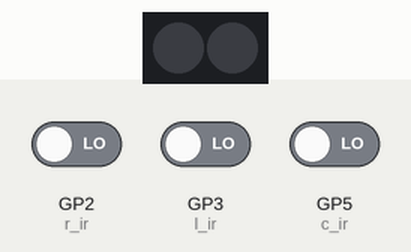
This program was run on a simulated Raspberry Pi Pico running MicroPython. Shown: 2 RGB LEDs in strip order, left to right. The test bench sets the inputs (shaded band); at power-on: GP2 (r_ir) LOW, GP5 (c_ir) LOW, GP3 (l_ir) LOW. Dim RGB values are drawn brighter than linear; what the program prints to the serial console is not drawn.

Above: at 1.2 s.
1.3 s: GP2 (r_ir) driven HIGH
At 2.5 s:
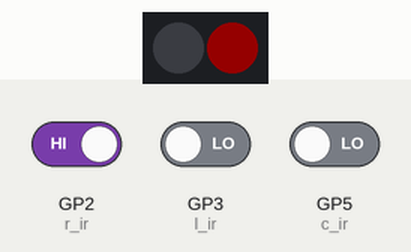
2.8 s: GP5 (c_ir) driven HIGH
At 3.1 s:
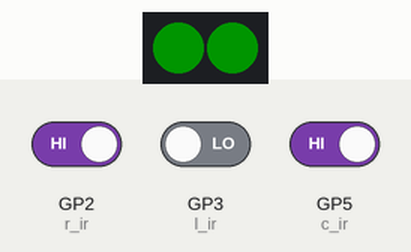
4.3 s: GP3 (l_ir) driven HIGH
At 4.7 s:
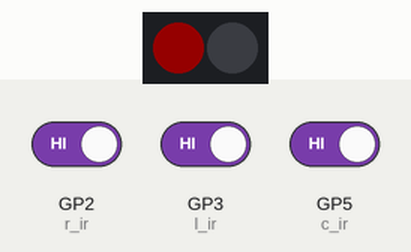
5.8 s: GP3 (l_ir) driven LOW
At 6.3 s:
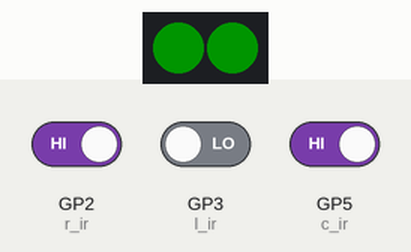
7.3 s: GP5 (c_ir) driven LOW
At 7.9 s:
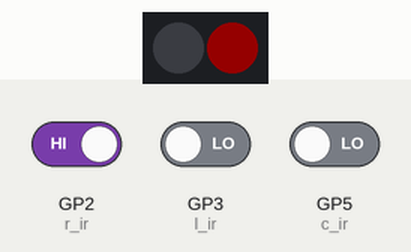
Timing chart, 0 to 9.8 s (numbered marks = the images above; inputs shaded):
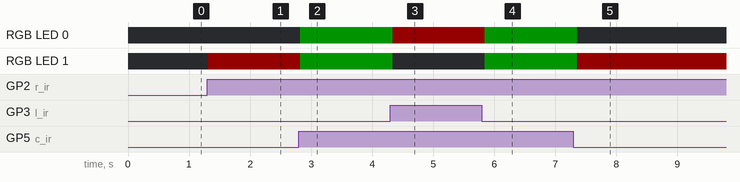

The program:

Line_sensor_2.py
```python
# Ex12_Line_sensor_2.py:Line sensor紅外線循跡感應器範例程式 2
# 採用Cytron Maker Pi RP2040 擴展板
# 使用到的module:neopixel.py

from machine import Pin
import time
from neopixel import Neopixel

# 設定紅外線感測器腳位並設置為輸入
l_ir = Pin(3, Pin.IN)    # 設定左側紅外線感測器為gpio 3，並設為輸入
c_ir = Pin(5, Pin.IN)    # 設定中央紅外線感測器為gpio 5，並設為輸入
r_ir = Pin(2, Pin.IN)    # 設定右側紅外線感測器為gpio 2，並設為輸入

# 設置 WS2812 RGBLEDs.
numpix = 2                                # RGB LED的數量
pin_num = 18                              # RGB LED的腳位
np = Neopixel(numpix, 0, pin_num, "GRB")  # 建立np物件（LED數量, 狀態機編號, 腳位, 模式）
np.brightness(20)                         # RGB LED的亮度（0~255）
red = (255, 0, 0)                         # RGB LED紅色之RGB各色的值（0~255）
green = (0, 255, 0)                       # RGB LED綠色之RGB各色的值（0~255）
blue = (0, 0, 255)                        # RGB LED藍色之RGB各色的值（0~255）
black = (0,0,0)                           # RGB LED黑色之RGB各色的值（熄滅）
np.set_pixel(0, black)                    # 預設編號0的RGB LED熄滅
np.set_pixel(1, black)                    # 預設編號1的RGB LED熄滅
np.show()                                 # 顯示RGB LED

while True:
    l_val = l_ir.value()      # 讀取左邊紅外線感應器的值
    c_val = c_ir.value()      # 讀取中央紅外線感應器的值
    r_val = r_ir.value()      # 讀取右邊紅外線感應器的值
    if l_val==1:    # 如果讀取左側紅外線感應器的值為1, 左側全彩LED燈點亮紅燈
        print('左側感測器的值=', l_val, '亮紅燈')
        print('#'*20)
        np.set_pixel(0, red)
        np.set_pixel(1, black)
        np.show()
        time.sleep(0.1)
    elif c_val==1:  # 又如果讀取中央側紅外線感應器的值為1, 左右二側全彩LED燈點亮綠燈
        print('中央感測器的值=', c_val, '亮綠燈')
        print('#'*20)
        np.set_pixel(0, green)
        np.set_pixel(1, green)
        np.show()
        time.sleep(0.1)
    elif r_val==1:    # 又如果讀取右側紅外線感應器的值為1, 右側全彩LED燈點亮紅燈
        print('右側感測器的值=', r_val,'亮紅燈')
        print('#'*20)
        np.set_pixel(0, black)
        np.set_pixel(1, red)
        np.show()
        time.sleep(0.1)
    elif r_val==0 and c_val==0 and l_val==0 :    # 又如果讀取全側紅外線感應器的值為0, 全側全彩LED燈皆暗
        print('右側感測器的值=', r_val,'暗')
        print('#'*20)
        np.set_pixel(0, black)
        np.set_pixel(1, black)
        np.show()
        time.sleep(0.1)
```

Measured:
- after the input at 1.3 s, RGB LED 1: off → RGB(20, 0, 0) at once
- after the input at 2.8 s, RGB LED 0: off → RGB(0, 20, 0) at once; RGB LED 1: RGB(20, 0, 0) → RGB(0, 20, 0) at once
- after the input at 4.3 s, RGB LED 0: RGB(0, 20, 0) → RGB(20, 0, 0) at once; RGB LED 1: RGB(0, 20, 0) → off at once
- after the input at 5.8 s, RGB LED 0: RGB(20, 0, 0) → RGB(0, 20, 0) after 0.05 s; RGB LED 1: off → RGB(0, 20, 0) after 0.05 s
- after the input at 7.3 s, RGB LED 0: RGB(0, 20, 0) → off after 0.06 s; RGB LED 1: RGB(0, 20, 0) → RGB(20, 0, 0) after 0.06 s
